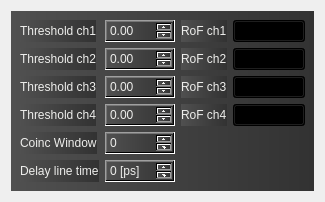
      <widget class="QWidget" name="conf">
       <attribute name="title">
        <string>Parameters</string>
       </attribute>
       <layout class="QHBoxLayout" name="horizontalLayout_26">
        <item>
         <widget class="QWidget" name="horizontalWidget" native="true">
          <property name="styleSheet">
           <string notr="true">background-color: qlineargradient(spread:pad, x1:0, y1:0, x2:1, y2:0, stop:0 rgba(80, 80, 80, 255), stop:1 rgba(50, 50, 50, 255));</string>
          </property>
          <layout class="QHBoxLayout" name="horizontalLayout_25">
           <item>
            <layout class="QFormLayout" name="formLayout">
             <item row="0" column="0">
              <widget class="QLabel" name="label_16">
               <property name="styleSheet">
                <string notr="true">color: rgb(238, 238, 236);</string>
               </property>
               <property name="text">
                <string>Threshold ch1</string>
               </property>
              </widget>
             </item>
             <item row="0" column="1">
              <widget class="QDoubleSpinBox" name="thch1">
               <property name="styleSheet">
                <string notr="true">color: rgb(238, 238, 236);</string>
               </property>
               <property name="minimum">
                <double>-10.000000000000000</double>
               </property>
              </widget>
             </item>
             <item row="1" column="0">
              <widget class="QLabel" name="label_71">
               <property name="styleSheet">
                <string notr="true">
color: rgb(238, 238, 236);</string>
               </property>
               <property name="text">
                <string>Threshold ch2</string>
               </property>
              </widget>
             </item>
             <item row="1" column="1">
              <widget class="QDoubleSpinBox" name="thch2">
               <property name="styleSheet">
                <string notr="true">color: rgb(238, 238, 236);</string>
               </property>
               <property name="minimum">
                <double>-10.000000000000000</double>
               </property>
              </widget>
             </item>
             <item row="2" column="0">
              <widget class="QLabel" name="label_72">
               <property name="styleSheet">
                <string notr="true">color: rgb(238, 238, 236);</string>
               </property>
               <property name="text">
                <string>Threshold ch3</string>
               </property>
              </widget>
             </item>
             <item row="2" column="1">
              <widget class="QDoubleSpinBox" name="thch3">
               <property name="styleSheet">
                <string notr="true">color: rgb(238, 238, 236);</string>
               </property>
               <property name="minimum">
                <double>-10.000000000000000</double>
               </property>
              </widget>
             </item>
             <item row="4" column="0">
              <widget class="QLabel" name="label_76">
               <property name="styleSheet">
                <string notr="true">color: rgb(238, 238, 236);</string>
               </property>
               <property name="text">
                <string>Coinc Window</string>
               </property>
              </widget>
             </item>
             <item row="4" column="1">
              <widget class="QSpinBox" name="cw">
               <property name="styleSheet">
                <string notr="true">color: rgb(238, 238, 236);</string>
               </property>
               <property name="maximum">
                <number>999999</number>
               </property>
              </widget>
             </item>
             <item row="3" column="0">
              <widget class="QLabel" name="label_96">
               <property name="styleSheet">
                <string notr="true">color: rgb(238, 238, 236);</string>
               </property>
               <property name="text">
                <string>Threshold ch4</string>
               </property>
              </widget>
             </item>
             <item row="3" column="1">
              <widget class="QDoubleSpinBox" name="thch4">
               <property name="styleSheet">
                <string notr="true">color: rgb(238, 238, 236);</string>
               </property>
               <property name="minimum">
                <double>-10.000000000000000</double>
               </property>
              </widget>
             </item>
             <item row="5" column="0">
              <widget class="QLabel" name="label_102">
               <property name="styleSheet">
                <string notr="true">color: rgb(238, 238, 236);</string>
               </property>
               <property name="text">
                <string>Delay line time</string>
               </property>
              </widget>
             </item>
             <item row="5" column="1">
              <widget class="QSpinBox" name="delayline">
               <property name="styleSheet">
                <string notr="true">color: rgb(238, 238, 236);</string>
               </property>
               <property name="suffix">
                <string> [ps]</string>
               </property>
               <property name="maximum">
                <number>500</number>
               </property>
              </widget>
             </item>
            </layout>
           </item>
           <item>
            <layout class="QFormLayout" name="formLayout_4">
             <item row="0" column="0">
              <widget class="QLabel" name="label_73">
               <property name="styleSheet">
                <string notr="true">color: rgb(238, 238, 236);</string>
               </property>
               <property name="text">
                <string>RoF ch1</string>
               </property>
              </widget>
             </item>
             <item row="1" column="0">
              <widget class="QLabel" name="label_74">
               <property name="styleSheet">
                <string notr="true">color: rgb(238, 238, 236);</string>
               </property>
               <property name="text">
                <string>RoF ch2</string>
               </property>
              </widget>
             </item>
             <item row="2" column="0">
              <widget class="QLabel" name="label_75">
               <property name="styleSheet">
                <string notr="true">color: rgb(238, 238, 236);</string>
               </property>
               <property name="text">
                <string>RoF ch3</string>
               </property>
              </widget>
             </item>
             <item row="0" column="1">
              <widget class="QComboBox" name="rof1">
               <property name="styleSheet">
                <string notr="true">background-color: qlineargradient(spread:pad, x1:0, y1:0, x2:1, y2:0, stop:0 rgba(80, 80, 80, 255), stop:1 rgba(50, 50, 50, 255));</string>
               </property>
               <property name="currentText">
                <string/>
               </property>
               <property name="currentIndex">
                <number>-1</number>
               </property>
               <property name="maxVisibleItems">
                <number>2</number>
               </property>
              </widget>
             </item>
             <item row="1" column="1">
              <widget class="QComboBox" name="rof2">
               <property name="styleSheet">
                <string notr="true">background-color: qlineargradient(spread:pad, x1:0, y1:0, x2:1, y2:0, stop:0 rgba(80, 80, 80, 255), stop:1 rgba(50, 50, 50, 255));</string>
               </property>
               <property name="maxVisibleItems">
                <number>2</number>
               </property>
              </widget>
             </item>
             <item row="2" column="1">
              <widget class="QComboBox" name="rof3">
               <property name="styleSheet">
                <string notr="true">background-color: qlineargradient(spread:pad, x1:0, y1:0, x2:1, y2:0, stop:0 rgba(80, 80, 80, 255), stop:1 rgba(50, 50, 50, 255));</string>
               </property>
               <property name="maxVisibleItems">
                <number>2</number>
               </property>
              </widget>
             </item>
             <item row="3" column="0">
              <widget class="QLabel" name="label_97">
               <property name="styleSheet">
                <string notr="true">color: rgb(238, 238, 236);</string>
               </property>
               <property name="text">
                <string>RoF ch4</string>
               </property>
              </widget>
             </item>
             <item row="3" column="1">
              <widget class="QComboBox" name="rof4">
               <property name="styleSheet">
                <string notr="true">background-color: qlineargradient(spread:pad, x1:0, y1:0, x2:1, y2:0, stop:0 rgba(80, 80, 80, 255), stop:1 rgba(50, 50, 50, 255));</string>
               </property>
               <property name="maxVisibleItems">
                <number>2</number>
               </property>
              </widget>
             </item>
            </layout>
           </item>
          </layout>
         </widget>
        </item>
       </layout>
      </widget>
